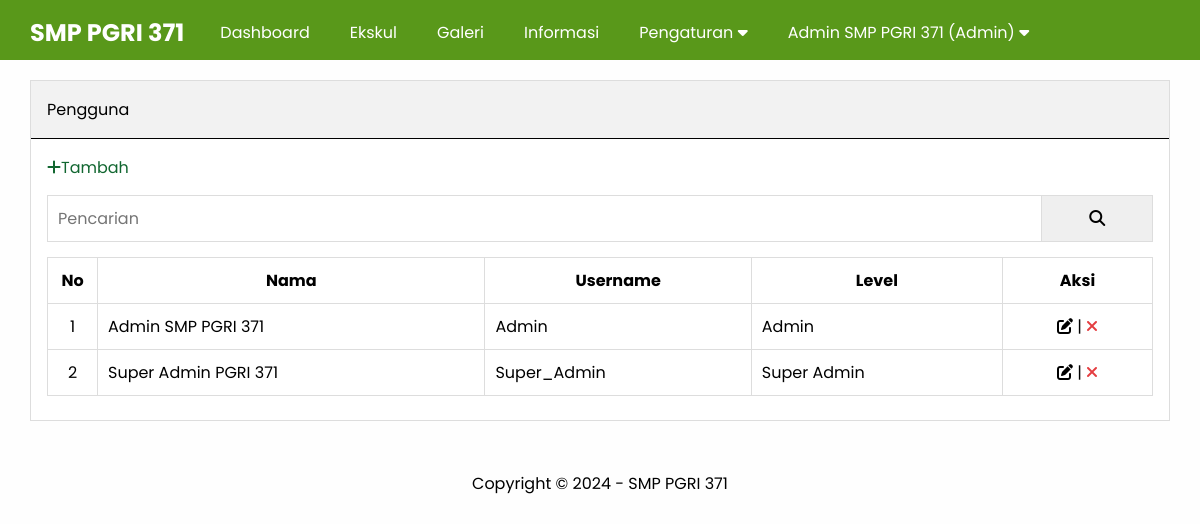
The app's page /admin/pengguna.php (signed in) with its own data.
### tables this page shows
CREATE TABLE `pengaturan` (
  `id` int(11) NOT NULL,
  `nama` varchar(50) NOT NULL,
  `email` varchar(50) NOT NULL,
  `telepon` varchar(20) NOT NULL,
  `alamat` text NOT NULL,
  `logo` varchar(50) NOT NULL,
  `favicon` varchar(50) NOT NULL,
  `tentang_sekolah` text NOT NULL,
  `foto_sekolah` varchar(50) NOT NULL,
  `google_maps` text NOT NULL,
  `nama_kepsek` varchar(50) NOT NULL,
  `foto_kepsek` varchar(50) NOT NULL,
  `sambutan_kepsek` text NOT NULL,
  `created_at` timestamp NOT NULL DEFAULT current_timestamp(),
  `updated_at` datetime DEFAULT NULL
);

CREATE TABLE `pengguna` (
  `id` int(11) NOT NULL,
  `nama` varchar(100) NOT NULL,
  `username` varchar(100) NOT NULL,
  `password` varchar(50) NOT NULL,
  `level` enum('Super Admin','Admin') NOT NULL,
  `created_at` timestamp NOT NULL DEFAULT current_timestamp(),
  `updated_at` datetime DEFAULT NULL
);

### admin/pengguna.php (the view, shortened to what this page needs)
<?php
include 'header.php'
?>
    <div class="content">
        <div class="container">
            <div class="box">
                <div class="box-header">
                    Pengguna
                </div>
                <div class="box-body">
                    <a href="tambah-pengguna.php" class="text-tambah"><i class="fa fa-plus"></i>Tambah</a>
                    <form action="">
                        <div class="input-group">
                            <input type="text" name="key" placeholder="Pencarian">
                            <button type="submit"><i class="fa fa-search"></i></button>
                        </div>
                    </form>
                    <table class="table">
                        <thead>
                        <tr>
                            <th>No</th>
                            <th>Nama</th>
                            <th>Username</th>
                            <th>Level</th>
                            <th>Aksi</th>
                        </tr>
                        </thead>
                        <tbody>
                            <?php
                            $no = 1;
                                $where = " WHERE 1=1 ";
                                $pengguna = mysqli_query($conn, "SELECT * FROM pengguna $where ORDER BY id DESC");
                                if(mysqli_num_rows($pengguna) > 0){
                                    while($p = mysqli_fetch_array($pengguna)){
                            ?>
                            <tr>
                                <td><?= $no++ ?></td>
                                <td><?= $p['nama'] ?></td>
                                <td><?= $p['username'] ?></td>
                                <td><?= $p['level'] ?></td>
                                <td>
                                    <a href="edit-pengguna.php?id=<?= $p['id']?>" title="Edit Data" class="text-edit"><i class="fa fa-edit"></i></a> |
                                    <a href="hapus.php?idpengguna=<?= $p['id']?>" onclick="return confirm('Yakin Ingin Hapus?')" title="Hapus Data" class="text-delete"><i class="fa fa-times"></i></a>
                                </td>
                            </tr>
                            <?php }}else{ ?>
                                <tr>
                                    <td colspan="5">Data Tidak Ada</td>
                                </tr>
                            <?php } ?>
                        </tbody>
                    </table>
                </div>
            </div>
        </div>
    </div>
<?php
include 'footer.php'
?>

### admin/header.php (shortened to what this page needs)
<?php
include '../koneksi.php';
$identitas = mysqli_query($conn, "SELECT * FROM pengaturan ORDER BY id DESC LIMIT 1");
$d = mysqli_fetch_object($identitas);
?>
<!DOCTYPE html>
<html lang="en">
<head>
    <link rel="stylesheet" href="../assets/css/styles.css">
    <link rel="stylesheet" href="https://cdnjs.cloudflare.com/ajax/libs/font-awesome/6.6.0/css/all.min.css" />
</head>
<body class="bg-light">
     <div class="navbar">
        <div class="container">
             <h2 class="nav-brand float-left"><a href="index.php"><?= $d->nama ?></a></h2>
              <ul class="nav-menu float-left">
                <li><a href="index.php">Dashboard</a></li>
                <?php if($_SESSION['ulevel'] == 'Super Admin'){ ?>
                <li><a href="pengguna.php">Pengguna</a></li>
                <?php }elseif($_SESSION['ulevel'] == 'Admin'){ ?>
                <li><a href="ekskul.php">Ekskul</a></li>
                <li><a href="galeri.php">Galeri</a></li>
                <li><a href="informasi.php">Informasi</a></li>
                <li>
                    <a href="#">Pengaturan <i class="fa fa-caret-down"></i></a>
                </li>
                <?php } ?>
                <li>
                    <a href="#"><?= $_SESSION['uname'] ?> (<?= $_SESSION['ulevel'] ?>) <i class="fa fa-caret-down"></i></a>
                </li>
              </ul>
        </div>
     </div>

### admin/footer.php
<div class="footer">
        <div class="container text-center">
            Copyright &copy; 2024 - <?= $d->nama ?>
        </div>
     </div>
</body>
</html>

### assets/css/styles.css (style rules this page uses)
* { margin: 0; padding: 0; font-family: "Poppins", sans-serif; box-sizing: border-box; }
.box { border: 1px solid #ddd; background-color: #ffffff; }
.box-header { padding: 16px; border-bottom: 1px solid; background-color: #f2f2f2; }
.box-body { padding: 16px; }
form { margin: 15px 0; }
.text-center { text-align: center !important; }
.container { width: 1140px; margin: 0 auto; }
.container::after { content: ""; display: block; clear: both; }
.bg-light { background-color: #fefefe; }
.navbar { height: 60px; width: 100%; background-color: #59981a; position: fixed; top: 0; z-index: 1000; }
.navbar a { color: #ffffff; }
.nav-brand { display: inline-block; padding: 15px 0; margin-right: 16px; }
.nav-menu { display: flex; list-style: none; }
.nav-menu li a { padding: 20px; display: inline-block; }
.float-left { float: left; }
a { text-decoration: none; }
.content { padding: 80px 0 30px 0; }
.footer { padding: 20px 0; }
.table { width: 100%; border-collapse: collapse; margin: 8px 0px; }
.table th, .table td { border: 1px solid #ddd; padding: 10px; }
.table td:first-child { width: 50px; text-align: center; }
.table td:last-child { width: 150px; text-align: center; }
.text-delete { color: #e43d40; }
.text-edit { color: #000000; }
.text-tambah { color: #116630; }
.input-group:after { content: ""; clear: both; display: block; }
.input-group input[type="text"] { width: 90%; padding: 10px; font-size: 16px; float: left; border: 1px solid #ddd; }
.input-group button { width: 10%; padding: 10px; font-size: 16px; float: left; border: 1px solid #ddd; border-left: none; }

### records on screen
pengaturan: nama "SMP PGRI 371"
pengguna: nama "Admin SMP PGRI 371", username "Admin", level "Admin"
pengguna: nama "Super Admin PGRI 371", username "Super_Admin", level "Super Admin"

### other values on screen
$_SESSION['uname'] "Admin SMP PGRI 371"
$_SESSION['ulevel'] "Admin"
